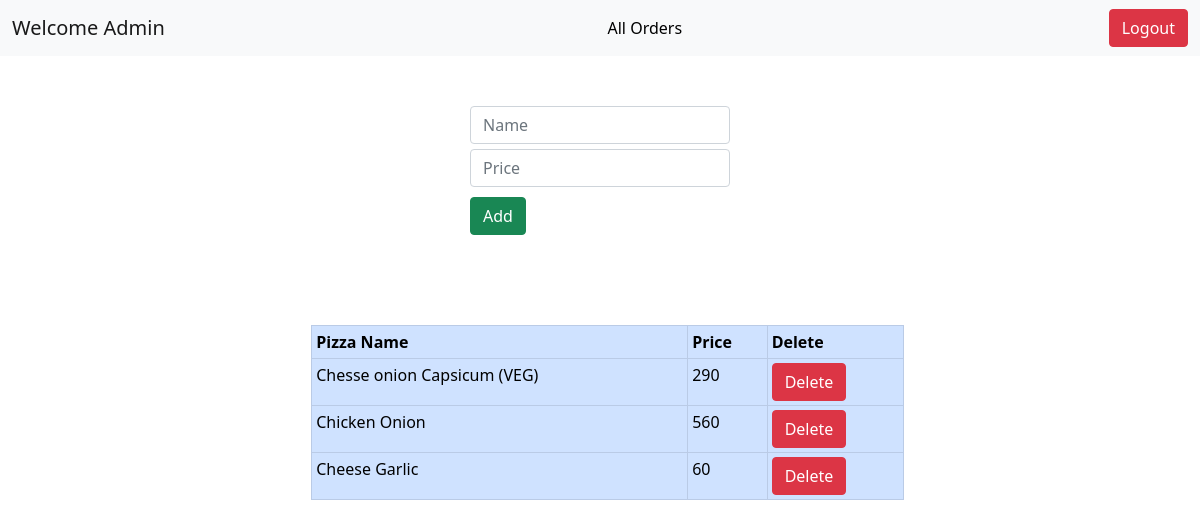
Screenshot of /adminhomepage/ with the database file from the repository.
### pizzaapp/models.py (models this page shows)
class PizzaModel(models.Model):
    name= models.CharField(max_length=50)
    price =models.CharField(max_length=20)

### pizzaapp/views.py (the view)
# urls.py: path('adminhomepage/',views.adminhomepageview, name="adminhomepage"),
def adminhomepageview(request):
    context={'pizzas' : PizzaModel.objects.all()}
    return render(request,"pizzaapp/adminhomepage.html",context )

### templates/pizzaapp/adminhomepage.html (shortened to what this page needs)
{% extends 'base.html' %}
{% block content %}
<nav class="navbar navbar-light bg-light">
  <div class="container-fluid">
    <a class="navbar-brand">Welcome Admin</a>
    <a href="/adminorders/" class="nav-item" style="text-decoration: none; color: black; ">All Orders </a>
    <a href="/adminlogout/" class="btn btn-danger">Logout </a>
  </div>
</nav>
<div style="width: 300px;padding: 20px;  margin: 30px auto 70px auto; display: block; ">
<form method="POST" action="/addpizza/">
    <input type="text" class="form-control" name="pizza" placeholder="Name">
     <input type="text" class="form-control" style="margin-top:5px;" name="price" placeholder="Price">
    <input style="margin:10px auto auto auto;" type="submit" class="btn btn-success" value="Add">
</form>
</div>
<div style="margin-top: 20px; margin-left:15px;">
  <table class="table table-bordered table-sm table-primary container"  style="width : 50%">
  <tr>
    <th> Pizza Name </th>
    <th> Price </th>
    <th> Delete </th>
    {% for pizza in pizzas %}
  </tr>
    <tr>
      <td>{{pizza.name}}</td>
      <td>{{pizza.price}}</td>
      <td> <a href="/deletepizza/{{pizza.id}}/"class ="btn btn-danger"> Delete </a> </td>
    </tr>
    {% endfor %}
  </table>
</div>
{% endblock content %}

### rows the page displays
PizzaModel: name "Chesse onion Capsicum (VEG)", price "290"
PizzaModel: name "Chicken Onion", price "560"
PizzaModel: name "Cheese Garlic", price "60"
